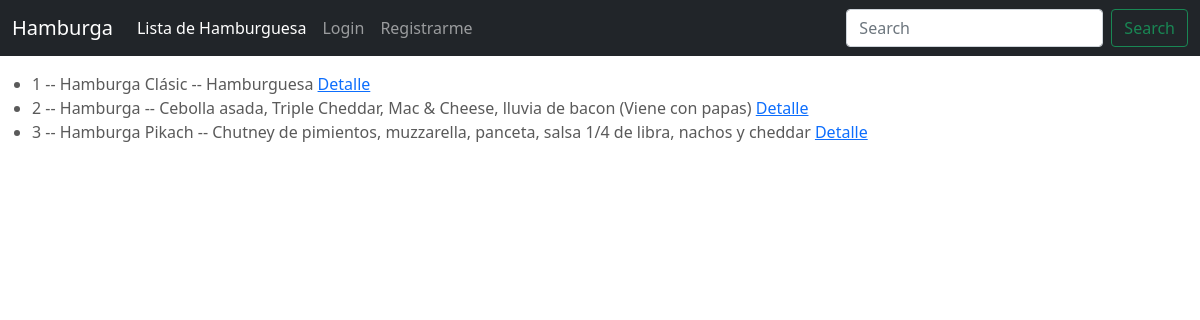
Before: /post/lista with the older database file.
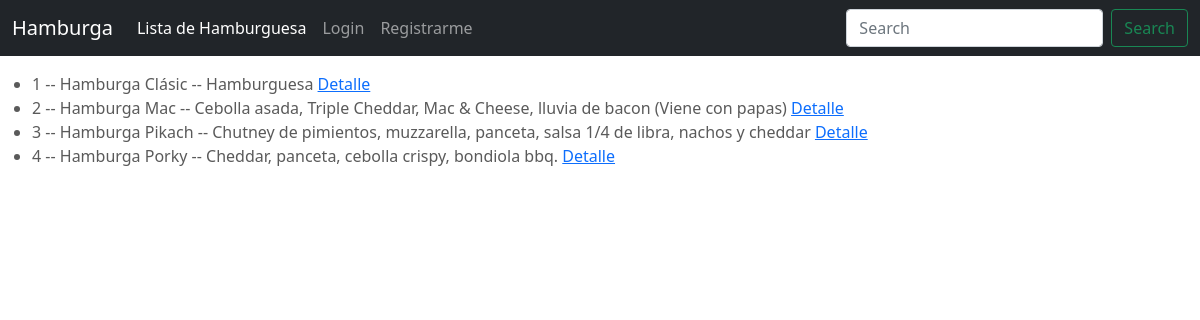
After: the same page with the newer database file.
### Hamgurga/models.py (models this page shows)
class Post(models.Model):
    carousel_caption_title = models.CharField(max_length=30)
    carousel_caption_description =  models.CharField(max_length=80)
    heading = models.CharField(max_length=15)
    description = models.CharField(max_length=120)
    publisher = models.ForeignKey(to=User, on_delete=models.CASCADE, related_name="publisher")
    imagen = models.ImageField(upload_to="posts", null=True, blank=True)
    def __str__(self):
        return f"{self.id} -- {self.heading} -- {self.description}"

### Hamgurga/views.py (the view)
# urls.py: path('post/lista',PostList.as_view(), name="Post-List"),
class PostList(ListView):
    model = Post
    context_object_name = "post_list.html"

### Hamgurga/templates/Hamgurga/post_list.html (shortened to what this page needs)
{% extends "Hamgurga/base.html"%}
{%block main%}
<br>
<ul>
    {%  for Post in object_list %}
    <li>
        {{Post}}
        <a href="{% url 'Post-Detail' Post.id %}">Detalle</a>
    </li>
    {% endfor %}
</ul>
{% endblock%}

### Hamgurga/templates/Hamgurga/base.html (shortened to what this page needs)
<!DOCTYPE html>
<html lang="en">
  <head>
    {% load static %}
<link href="{% static 'Hamgurga/css/bootstrap.min.css' %}" rel="stylesheet">
    <link href="{% static 'Hamgurga/css/carousel.css' %}" rel="stylesheet">
  </head>
  <body>
<header>
  <nav class="navbar navbar-expand-md navbar-dark fixed-top bg-dark">
    <div class="container-fluid">
      <a class="navbar-brand" href="{% url 'index' %}">Hamburga</a>
      <div class="collapse navbar-collapse" id="navbarCollapse">
        <ul class="navbar-nav me-auto mb-2 mb-md-0">
          <li class="nav-item">
            <a class="nav-link active" aria-current="page" href="{% url 'Post-List' %}">Lista de Hamburguesa</a>
          </li>
          {% if user.is_authenticated %}
          <li class="nav-item">
            <a class="nav-link active" aria-current="page" href="{% url 'Post-Create' %}">Postear</a>
          </li>
          <li class="nav-item">
            <a class="nav-link" href="{% url 'Logout' %}"> {{user.username}} | Logout</a>
          </li>
        {% else %}
          <li class="nav-item">
            <a class="nav-link" href="{% url 'Login' %}">Login</a>
          </li>
          <li class="nav-item">
            <a class="nav-link" href="{% url 'Signup' %}">Registrarme</a>
          </li>
        {% endif %}
        </ul>
        <form class="d-flex">
          <input class="form-control me-2" type="search" placeholder="Search" aria-label="Search">
          <button class="btn btn-outline-success" type="submit">Search</button>
        </form>
      </div>
    </div>
  </nav>
</header>
{% block main %}
{% endblock %}
</body></html>

### Hamgurga/static/Hamgurga/css/carousel.css (style rules this page uses)
body { padding-top: 3rem; padding-bottom: 3rem; color: #5a5a5a; }

Changed rows visible on the page:
changed Post: id+heading+description "2 -- Hamburga -- Cebolla asada, Triple Cheddar, Mac & Cheese, lluvia de bacon (Viene con papas)" → "2 -- Hamburga Mac -- Cebolla asada, Triple Cheddar, Mac & Cheese, lluvia de bacon (Viene con papas)"
added Post: id+heading+description "4 -- Hamburga Porky -- Cheddar, panceta, cebolla crispy, bondiola bbq."
